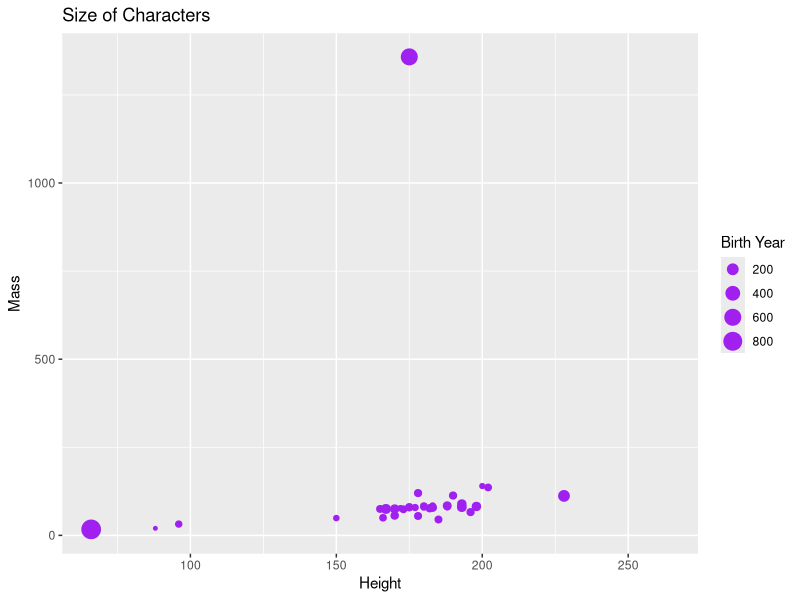
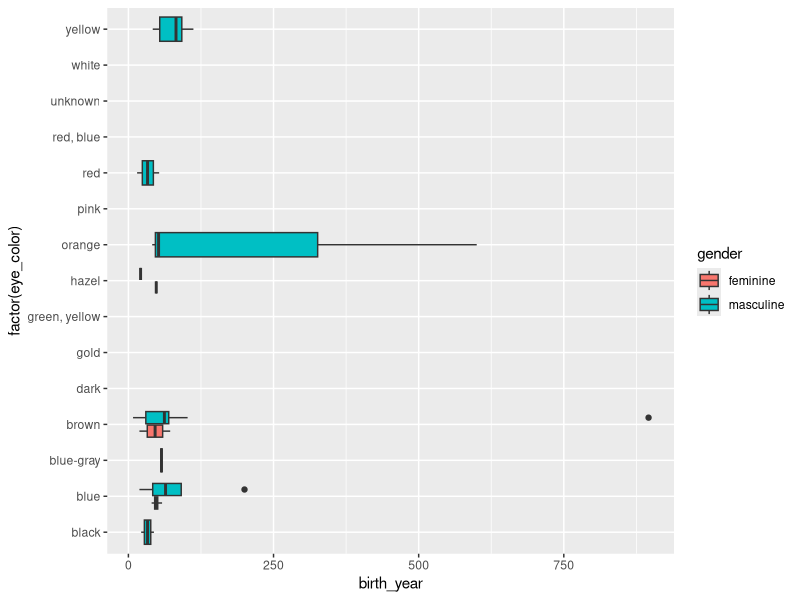
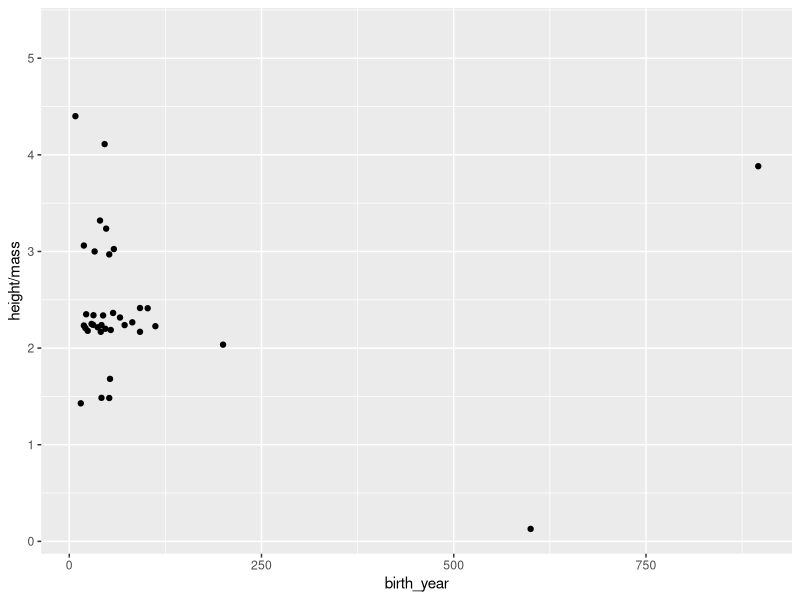
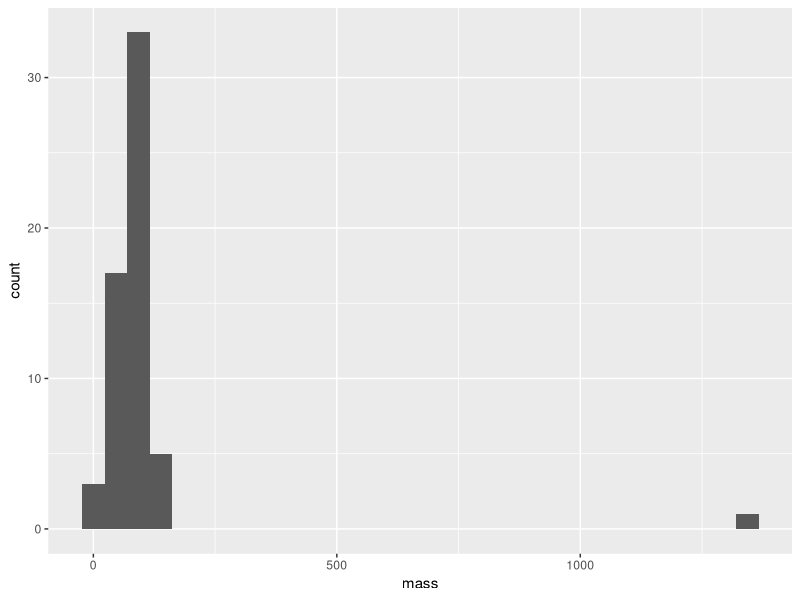

Write R code to recreate these figures, in order.
## ---- chunk 1
library(tidyverse)
## ---- chunk 2
ggplot(data = starwars, 
       mapping = aes(x = height, y = mass, color = gender, size = birth_year)) +
  geom_point(color = "purple") +
  labs(title = "Size of Characters" , size = "Birth Year", x = "Height", y = "Mass")
## ---- chunk 3
ggplot(data = starwars, 
       aes(x = factor(eye_color), y = birth_year, fill = gender)) + 
   geom_boxplot() + coord_flip()
## ---- chunk 4
starwars %>%
   mutate(bmi = height / mass) %>%
   arrange((bmi)) %>%
   print(n = 6, width = Inf)

ggplot(data = starwars,
       mapping = aes(x = birth_year, y = height / mass)) + 
   geom_point()

## ---- chunk 5
ggplot(data = starwars, aes(x = mass)) + 
   geom_histogram()

starwars %>%
   arrange(desc(mass)) %>%
   print(n = 4, width = Inf)
